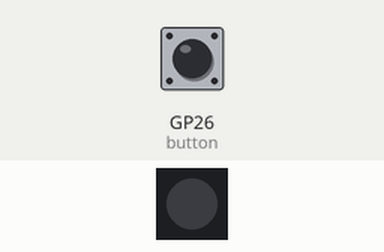
The program below on a simulated Raspberry Pi Pico running CircuitPython. Parts: 1 RGB LEDs in strip order, left to right. The test bench sets the inputs (shaded band); at power-on: GP26 (button) HIGH. Dim RGB values are drawn brighter than linear.

Above: at 1.2 s.
1.3 s: GP26 (button) pulled LOW for 0.15 s
At 1.4 s:
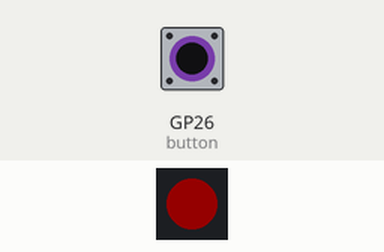
At 1.8 s:
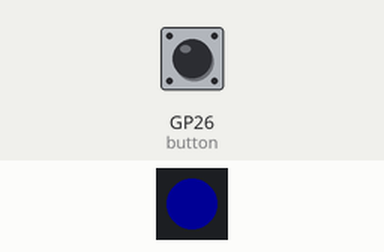
3.4 s: GP26 (button) pulled LOW for 3.2 s
At 3.7 s:
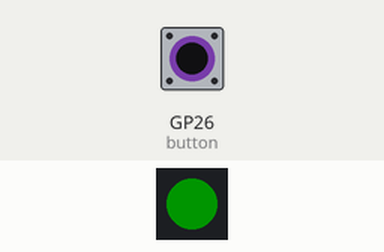
Timing chart, 0 to 8.5 s (numbered marks = the images above; inputs shaded):
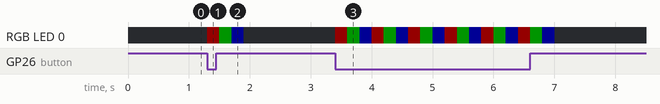

The program:

button_rbg.py
```python
# (licence header left out)
import time

import board
import digitalio
import neopixel

# log the board characteristics
# dir(board)

COLORS = ((50, 0, 0), (0, 50, 0), (0, 0, 50))
# setup to support a string of neopixels but we have just one on this kit
pixels = neopixel.NeoPixel(board.GP22, n=1, brightness=0.4)
# when not pressed button.value is True
# when pressed button.value is False
button = digitalio.DigitalInOut(board.GP26)
button.direction = digitalio.Direction.INPUT
button.pull = digitalio.Pull.UP

while True:
    if button.value:
        # print("Button not pressed")
        for i in range(len(pixels)):
            pixels[i] = (0, 0, 0)
    if not button.value:
        # print("button pressed")
        for color in COLORS:
            for i in range(len(pixels)):
                pixels[i] = color
                time.sleep(0.2)
```

Measured:
- after the input at 1.3 s, RGB LED 0: off → RGB(20, 0, 0) at once, → RGB(0, 20, 0) 0.20 s later, → RGB(0, 0, 20) 0.20 s later, → off 0.20 s later
- after the input at 3.4 s, RGB LED 0: off → RGB(20, 0, 0) at once, then repeats every 0.60 s: RGB(0, 20, 0) 0.20 s, RGB(0, 0, 20) 0.20 s, RGB(20, 0, 0) 0.20 s, until it stays off from 7.0 s
